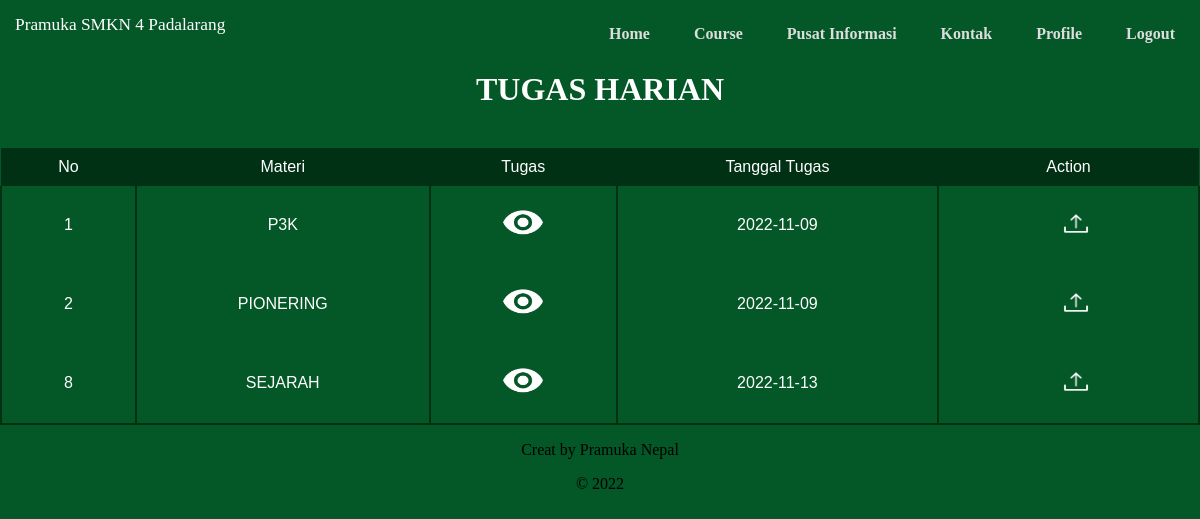
Screenshot of /user/tugas.php (signed in) with the database file from the repository.
### tables this page shows
CREATE TABLE `tugas` (
  `id` int(10) NOT NULL,
  `subject` varchar(225) NOT NULL,
  `soal` varchar(255) NOT NULL,
  `tugas` varchar(225) NOT NULL,
  `tanggal_tugas` date NOT NULL
);

### user/tugas.php (the view, shortened to what this page needs)
<!DOCTYPE html>
<html lang="en">
<head>
</head>
<body>
<!DOCTYPE html>
<html>
    <head>
        <link rel="stylesheet" href="style.css">
    </head>
    <body>
    <div class="container">
        <label style="font-size:13pt;">Pramuka SMKN 4 Padalarang</label>
        <div class="sidebar" style="font-size:12pt;">
        <nav>
                <ul>
                    <li><a href="index.php">Home</a></li>
                    <li><a href="#">Course</a>
                    </li>
                    <li><a href="#">Pusat Informasi</a>
                    </li>
                    <li><a href="#">Kontak</a>
                    </li>
                    <li><a href="#">Profile</a>
                    </li>
                    <li>
                        <a href="logout.php">Logout</a>
                    </li>
                </ul>
            </nav>
        </div>
        <h1 style="font-family:comic sans ms; text-align : center; color:white;">TUGAS HARIAN</h1>
        <br>
<div>
    <table style="color:white;"class="tabel1">
        <tr style="color:white;">
            <th>No</th>
            <th>Materi</th>
            <th>Tugas</th>
            <th>Tanggal Tugas</th>
            <th colspan="2">Action</th>
        </tr>
<?php
include "koneksi.php";
$sql = mysqli_query($koneksi, "SELECT * FROM tugas");
while ($tampil = mysqli_fetch_array($sql)){
    echo "
    <tr>
        <td style='text-align:center;'>$tampil[id]</td>
        <td style='text-align:center;'>$tampil[subject]</td>
        <td style='text-align:center;'><a href='file.php?id=$tampil[id]' ><img src='images/view.png' width='40px' height='35px'></a></td>
        <td style='text-align:center;'>$tampil[tanggal_tugas]</td>
        <td style='text-align:center;'><a href='pengumpulan.php' class='kerjakan'><img src='images/upload.png' width='60px' height='55px'></a></td>
    </tr>
    ";
}
?>
    </table>
</div>
                <p align="center">Creat by Pramuka Nepal</p>
                <p align="center">&copy; 2022 </p>
    </body>
</html>

### user/style.css (style rules this page uses)
body { background: rgb(4, 87, 38); background-size: 100% 100vh; margin: 0; background-attachment: fixed; background-repeat: no-repeat; }
.sidebar { font-family: tahoma; font-weight: bold; height: 50px; width: 100%; background: rgb(4, 87, 38); border-radius: 5px; font-size: 13pt; }
label { font-family: comic sans ms; font-size: 10pt; color: white; margin: 10px; padding: 5px; float: left; }
.sidebar ul { margin: 0px; padding: 5px; background: none; display: block; float: right; }
.sidebar ul li { list-style: none; display: inline-block; }
.sidebar ul li a { display: block; text-decoration: none; padding: 20px; color: #ddd; }

### user/tugas.php (style rules this page uses)
.tabel1 { text-align: center; font-family: sans-serif; color: #444; border-collapse: collapse; width: 100%; border: 1px solid rgb(0, 150, 90); }
.tabel1 tr th { text-align: center; background: rgb(1, 49, 21); color: #fff; font-weight: normal; }
.tabel1, th, td { text-align: center; padding: 10px 20px; text-align: left; border: 0px solid rgb(1, 49, 21);; border-top: 0px; }
.tabel1 tr:nth-child(even) { text-align: center; }
.tabel1 td { border-left: 2px solid rgb(1, 49, 21); border-right: 2px solid rgb(1, 49, 21); }
.tabel1 tr:last-of-type { border-bottom:2px solid rgb(1, 49, 21); }
.kerjakan { background:url('images/upload.png'); height: 22px; padding-left: 15px; padding-top: 5px; }

### rows the page displays
tugas: id "1", subject "P3K", tanggal_tugas "2022-11-09"
tugas: id "2", subject "PIONERING", tanggal_tugas "2022-11-09"
tugas: id "8", subject "SEJARAH", tanggal_tugas "2022-11-13"
